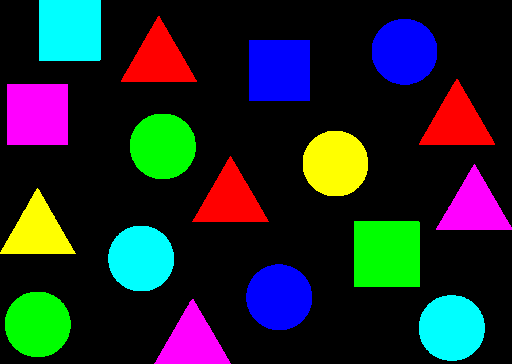
#> input picture AI_ComputerVision/dataset/colorobject.png, 512 x 364 px, found by its file name
$ jupyter execute Quiz01_BLUEandREDwithGreenBG.ipynb
#> lines starting #> are read from the running program, lines starting #| are printed output that depends on the picture; after the words box and inside, x2 and y2 are one past the last pixel; in counts of white or black regions, pixels touching at a corner belong together
[cell 1]
import cv2
import numpy as np

# Load the image
image = cv2.imread('C:\Ai_minor\AI_ComputerVision\dataset\colorobject.png')
#> image is the input picture: shape (364, 512, 3); mean B, G, R 41.2, 38.1, 31

cv2.imshow('Original Image', image)
# Convert the image from BGR to HSV color space
hsv_image = cv2.cvtColor(image, cv2.COLOR_BGR2HSV)
#> hsv_image: shape (364, 512, 3); mean H, S, V 23.7, 75.3, 75.3

# Define the lower and upper thresholds for blue color in HSV
lower_blue = np.array([100, 50, 50])
upper_blue = np.array([140, 255, 255])

# Create a mask to extract blue regions
blue_mask = cv2.inRange(hsv_image, lower_blue, upper_blue)
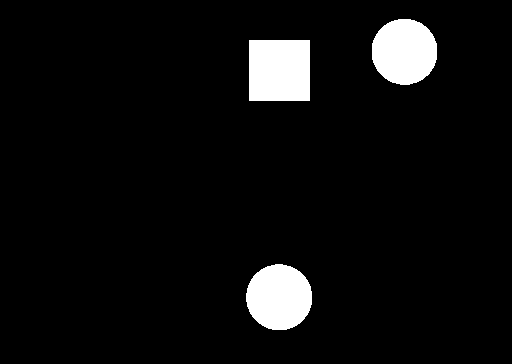
#> blue_mask: shape (364, 512); 5.7% white; 3 white regions, box (x1, y1, x2, y2) and area: (249, 40, 310, 101) 3721, (246, 264, 312, 330) 3433, (372, 19, 437, 85) 3421

# Define the lower and upper thresholds for red color in HSV
lower_red1 = np.array([0, 50, 50])
upper_red1 = np.array([10, 255, 255])
lower_red2 = np.array([170, 50, 50])
upper_red2 = np.array([180, 255, 255])

# Create masks to extract red regions (since red wraps around the color space)
red_mask1 = cv2.inRange(hsv_image, lower_red1, upper_red1)
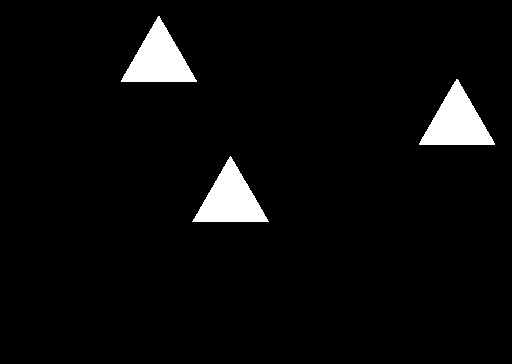
#> red_mask1: shape (364, 512); 4.2% white; 3 white regions, box (x1, y1, x2, y2) and area: (419, 79, 495, 145) 2612, (121, 16, 197, 82) 2591, (192, 156, 269, 222) 2575
red_mask2 = cv2.inRange(hsv_image, lower_red2, upper_red2)
#> red_mask2: shape (364, 512); every value is 0

# Combine the masks for blue and red regions
combined_mask = cv2.bitwise_or(blue_mask, red_mask1)
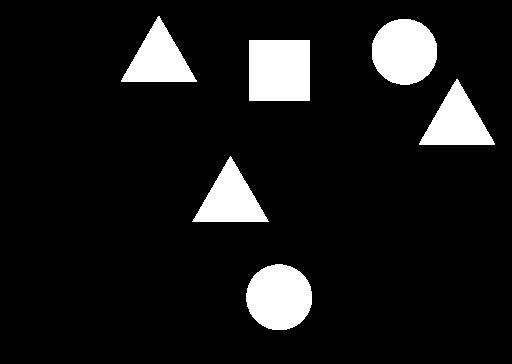
#> combined_mask: shape (364, 512); 9.8% white; 6 white regions, box (x1, y1, x2, y2) and area: (249, 40, 310, 101) 3721, (246, 264, 312, 330) 3433, (372, 19, 437, 85) 3421, (419, 79, 495, 145) 2612, (121, 16, 197, 82) 2591, (192, 156, 269, 222) 2575
combined_mask = cv2.bitwise_or(combined_mask, red_mask2)

# Apply the combined mask to the original image
detected_objects = cv2.bitwise_and(image, image, mask=combined_mask)
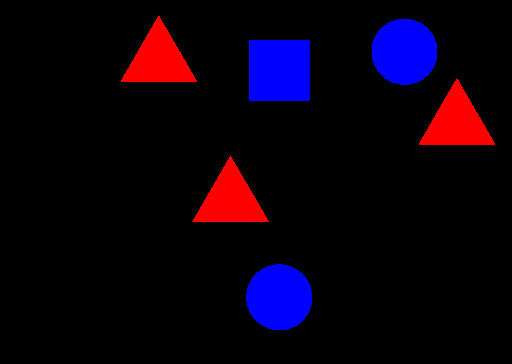
#> detected_objects: shape (364, 512, 3); mean B, G, R 14.5, 0, 10.6

# Set the detected objects to green color
detected_objects[np.where((detected_objects == [0, 0, 0]).all(axis=2))] = [0, 255, 0]
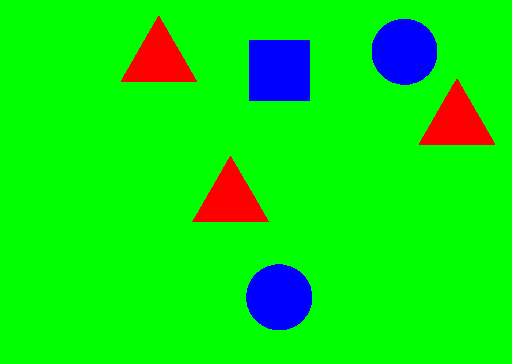
#> detected_objects: shape (364, 512, 3); mean B, G, R 14.5, 229.9, 10.6

# Display the resulting image
cv2.imshow('Detected Objects', detected_objects)
cv2.waitKey(0)
cv2.destroyAllWindows()
